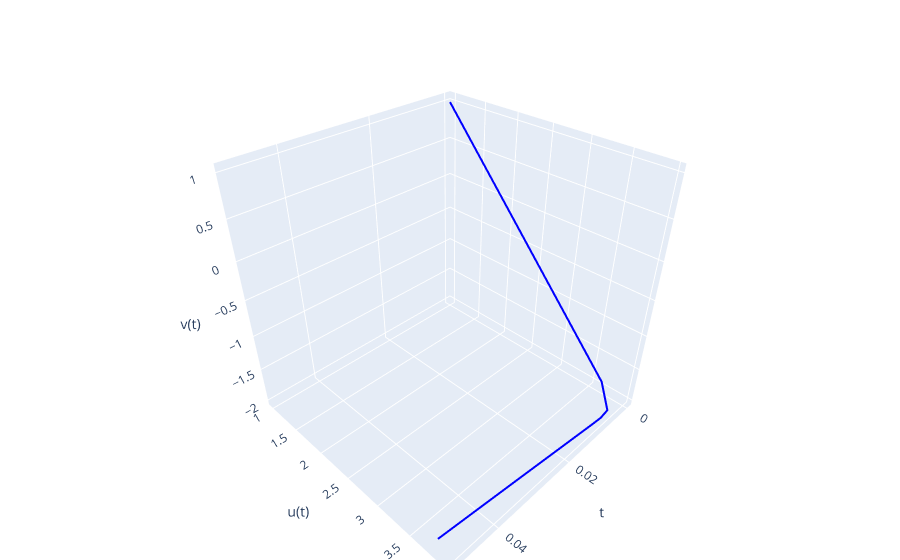

Notebook cell for this chart:
### Markdown cell above
#### Реальное решение

### Code cell
u_values = solution2(x_values)[0]
v_values = solution2(x_values)[1]
fig = go.Figure(data=go.Scatter3d(
    x=x_values, y=u_values, z=v_values,
    mode='lines',
    line=dict(color='blue', width=4)
))

fig.update_layout(
    scene=dict(
        xaxis_title='t',
        yaxis_title='u(t)',
        zaxis_title='v(t)'
    ),
    margin=dict(l=0, r=0, b=0, t=40)
)

fig.show()

### Figure 1 — Plotly figure (JSON) as saved in the notebook; plotly's stock layout.template omitted (floating-point values rounded to 4 significant figures)
{"data": [{"line": {"color": "blue", "width": 4}, "mode": "lines", "type": "scatter3d", "x": [0.0, 0.0025, 0.005, 0.0075, 0.01, 0.0125, 0.015, 0.0175, 0.02, 0.0225, 0.025, 0.0275, 0.03, 0.0325, 0.035, 0.0375, 0.04, 0.0425, 0.045, 0.0475, 0.05], "y": [1.0, 3.744, 3.96, 3.968, 3.96, 3.95, 3.94, 3.931, 3.921, 3.911, 3.901, 3.891, 3.882, 3.872, 3.862, 3.853, 3.843, 3.834, 3.824, 3.814, 3.805], "z": [1.0, -1.749, -1.97, -1.983, -1.98, -1.975, -1.97, -1.965, -1.96, -1.956, -1.951, -1.946, -1.941, -1.936, -1.931, -1.926, -1.922, -1.917, -1.912, -1.907, -1.902]}], "layout": {"margin": {"b": 0, "l": 0, "r": 0, "t": 40}, "scene": {"xaxis": {"title": {"text": "t"}}, "yaxis": {"title": {"text": "u(t)"}}, "zaxis": {"title": {"text": "v(t)"}}}}}
